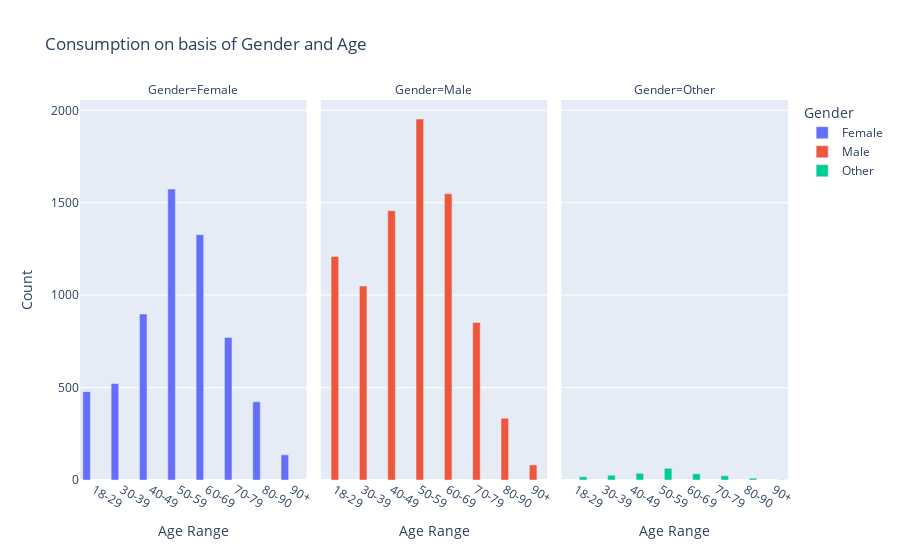

Notebook code for this chart:
### Code cell
fig = px.bar(grp, x="age_range", color="sex",
             y='count',
             title="Consumption on basis of Gender and Age",
             barmode='group',
             height=700,
             facet_col="sex",
             labels={"sex":"Gender", "count":"Count","age_range":"Age Range"}
            )

fig.show()
fig.write_html("IndGenAge.html")

### Figure 1 — Plotly figure (JSON) as saved in the notebook; plotly's stock layout.template omitted (floating-point values rounded to 4 significant figures)
{"data": [{"alignmentgroup": "True", "hovertemplate": "Gender=Female<br>Age Range=%{x}<br>Count=%{y}<extra></extra>", "legendgroup": "Female", "marker": {"color": "#636efa", "pattern": {"shape": ""}}, "name": "Female", "offsetgroup": "Female", "orientation": "v", "showlegend": true, "textposition": "auto", "type": "bar", "x": ["18-29", "30-39", "40-49", "50-59", "60-69", "70-79", "80-90", "90+"], "xaxis": "x", "y": [478, 522, 898, 1574, 1327, 771, 423, 136], "yaxis": "y"}, {"alignmentgroup": "True", "hovertemplate": "Gender=Male<br>Age Range=%{x}<br>Count=%{y}<extra></extra>", "legendgroup": "Male", "marker": {"color": "#EF553B", "pattern": {"shape": ""}}, "name": "Male", "offsetgroup": "Male", "orientation": "v", "showlegend": true, "textposition": "auto", "type": "bar", "x": ["18-29", "30-39", "40-49", "50-59", "60-69", "70-79", "80-90", "90+"], "xaxis": "x2", "y": [1209, 1049, 1457, 1953, 1549, 852, 334, 81], "yaxis": "y2"}, {"alignmentgroup": "True", "hovertemplate": "Gender=Other<br>Age Range=%{x}<br>Count=%{y}<extra></extra>", "legendgroup": "Other", "marker": {"color": "#00cc96", "pattern": {"shape": ""}}, "name": "Other", "offsetgroup": "Other", "orientation": "v", "showlegend": true, "textposition": "auto", "type": "bar", "x": ["18-29", "30-39", "40-49", "50-59", "60-69", "70-79", "80-90", "90+"], "xaxis": "x3", "y": [18, 26, 36, 63, 34, 23, 10, 2], "yaxis": "y3"}], "layout": {"annotations": [{"font": {}, "showarrow": false, "text": "Gender=Female", "x": 0.16, "xanchor": "center", "xref": "paper", "y": 1, "yanchor": "bottom", "yref": "paper"}, {"font": {}, "showarrow": false, "text": "Gender=Male", "x": 0.5, "xanchor": "center", "xref": "paper", "y": 1, "yanchor": "bottom", "yref": "paper"}, {"font": {}, "showarrow": false, "text": "Gender=Other", "x": 0.84, "xanchor": "center", "xref": "paper", "y": 1, "yanchor": "bottom", "yref": "paper"}], "autosize": true, "barmode": "group", "legend": {"title": {"text": "Gender"}, "tracegroupgap": 0}, "title": {"text": "Consumption on basis of Gender and Age"}, "xaxis": {"anchor": "y", "autorange": true, "domain": [0, 0.32], "range": [-0.5, 7.5], "title": {"text": "Age Range"}, "type": "category"}, "xaxis2": {"anchor": "y2", "autorange": true, "domain": [0.34, 0.66], "matches": "x", "range": [-0.5, 7.5], "title": {"text": "Age Range"}, "type": "category"}, "xaxis3": {"anchor": "y3", "autorange": true, "domain": [0.68, 1.0], "matches": "x", "range": [-0.5, 7.5], "title": {"text": "Age Range"}, "type": "category"}, "yaxis": {"anchor": "x", "autorange": true, "domain": [0, 1], "range": [0, 2056.0], "title": {"text": "Count"}, "type": "linear"}, "yaxis2": {"anchor": "x2", "autorange": true, "domain": [0, 1], "matches": "y", "range": [0, 2056.0], "showticklabels": false, "type": "linear"}, "yaxis3": {"anchor": "x3", "autorange": true, "domain": [0, 1], "matches": "y", "range": [0, 2056.0], "showticklabels": false, "type": "linear"}}}
